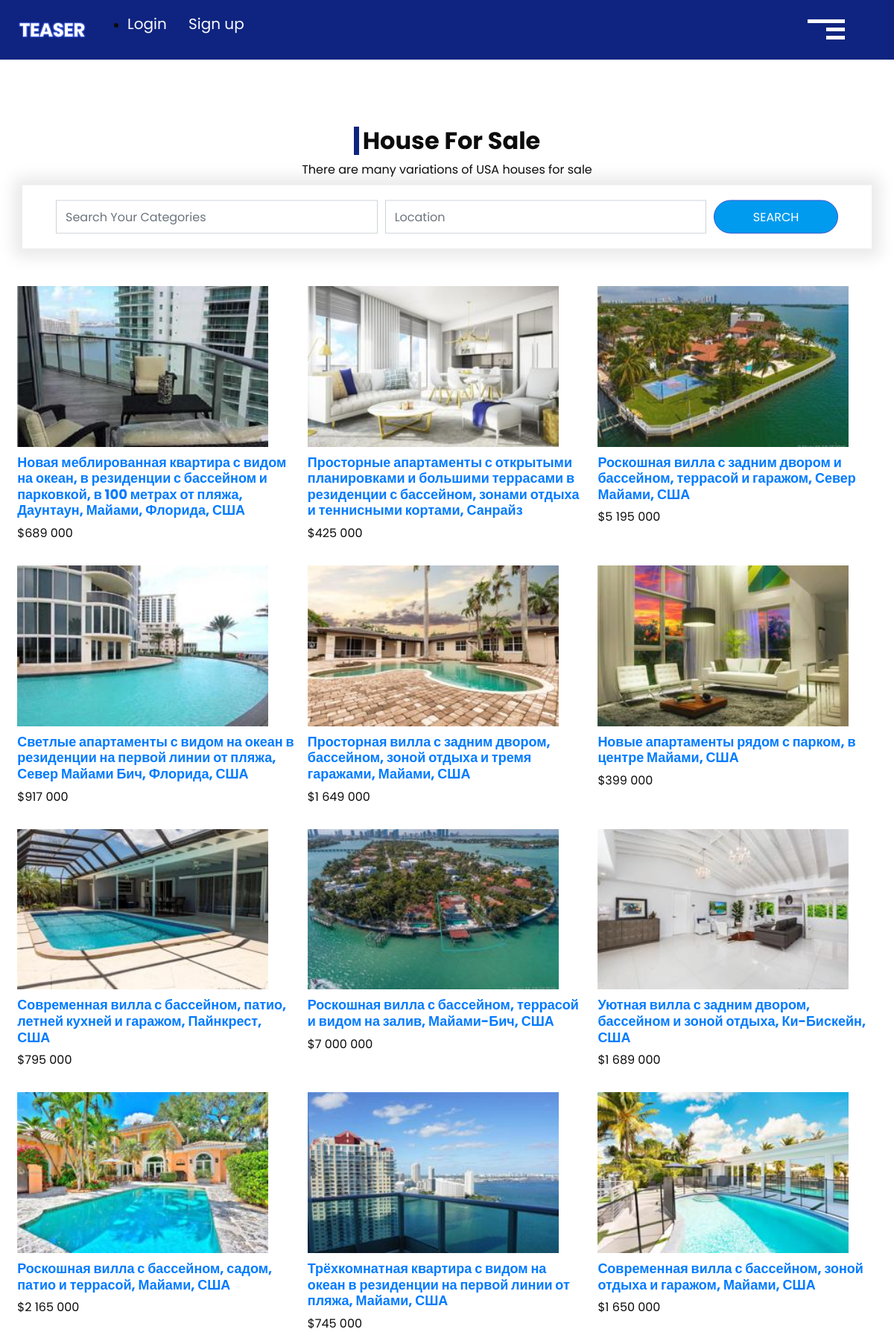
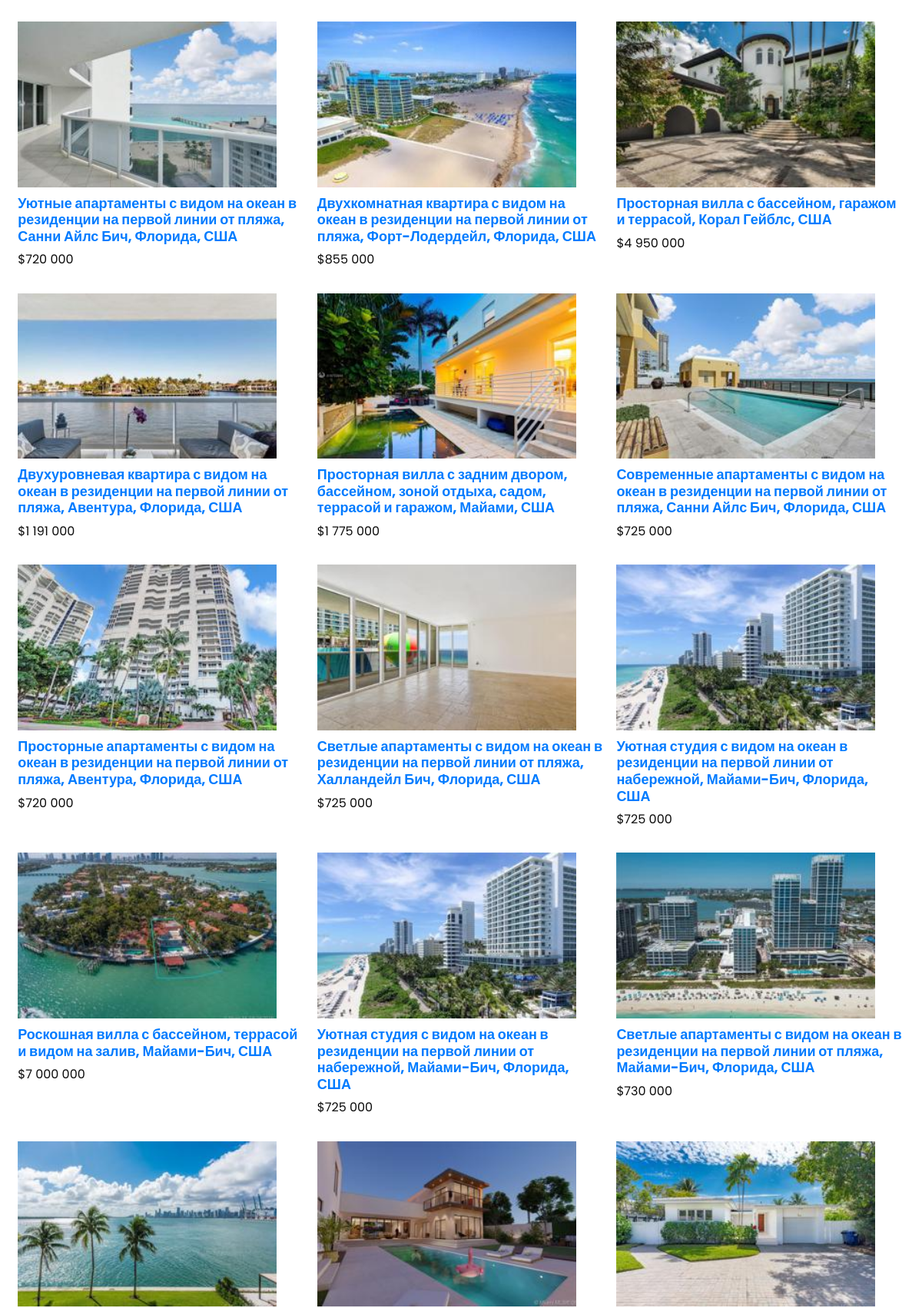
Page /catalog/ (upper part) on the committed database (2 pictures, top to bottom).
### houses/models.py (models this page shows, shortened)
class House(models.Model):
    name = models.CharField(max_length=200, verbose_name="Наименование")
    image = models.ImageField(upload_to="house_images", blank=True)
    price = models.CharField(max_length=50, blank=True)
    area = models.CharField(max_length=60, blank=True)
    description = models.TextField(max_length=400)
    location = models.ForeignKey(HouseLocation, on_delete=models.CASCADE)
    type = models.ForeignKey(HouseType, on_delete=models.CASCADE)

### houses/views.py (the view)
# urls.py: path('catalog/', catalog, name='catalog'),
def catalog(request):
    houses = House.objects.all()
    types = HouseType.objects.all()
    locations = HouseLocation.objects.all()
    paginator = Paginator(houses, 12)
    page_number = request.GET.get('page', 1)
    page_obj = paginator.get_page(page_number)
    context = {
        'houses': houses,
        'types': types,
        'locations': locations,
        'page_obj': page_obj
    }
    return render(request, 'houses/catalog.html', context=context)

### houses/templates/houses/catalog.html (shortened to what this page needs)
{% extends 'houses/base.html' %}
{% load static %}
{% block content %}
<section class="sale_section layout_padding">
    <div class="container-fluid">
        <div class="heading_container">
            <h2>
                House For Sale
            </h2>
            <p>
                There are many variations of USA houses for sale
            </p>
        </div>
        <section class="find_section ">
            <div class="container">
                <form action="{% url 'houseSearch' %}" method="get">
                    <div class=" form-row">
                        <div class="col-md-5">
                            <input name='c' type="text" class="form-control" placeholder="Search Your Categories " list="categoryname" id="categoryname-choice">
                        </div>
                        <div class="col-md-5">
                            <input name='s' type="text" class="form-control" placeholder="Location " list="cityname" id="cityname-choice">
                        </div>
                        <div class="col-md-2">
                            <button type="submit" class="">
                                search
                            </button>
                        </div>
                    </div>
                </form>
            </div>
        </section>
        <div class="sale_container">
            {% for house in houses %}
            <div class="box">
                <div class="img-box">
                    <img src="{{ house.image.url }}" alt="">
                </div>
                <div class="detail-box">
                    <h6>
                        <a href="#">{{ house.name }}</a>
                    </h6>
                    <p>
                        {{ house.price }}
                    </p>
                </div>
            </div>
            {% endfor %}
        </div>
    </div>
</section>
{% endblock %}

### houses/templates/houses/base.html (shortened to what this page needs)
{% load static %}
<!DOCTYPE html>
<html lang="en">
<head>
    <link rel="stylesheet" type="text/css" href="{% static 'css/bootstrap.css' %}">
    <link href="{% static 'css/style.css' %}" rel="stylesheet">
    <link href="{% static 'css/responsive.css' %}" rel="stylesheet">
</head>
<body class="sub_page">
  <div class="hero_area">
    <header class="header_section">
      <div class="container-fluid">
        <nav class="navbar navbar-expand-lg custom_nav-container">
          <a class="navbar-brand" href="index.html">
            <img src="{% static 'images/logo.png' %}" alt="" >
          </a>
          <div class="navbar-collapse" id="">
            <ul class="navbar-nav_other justify-content-between ">
              <div class="User_option_other">
                <li class="">
                  <a class="mr-4" href="{% url 'userLogin' %}">
                    Login
                  </a>
                  <a class="" href="{% url 'userRegister' %}">
                    Sign up
                  </a>
                </li>
              </div>
            </ul>
            <div class="custom_menu-btn_other">
              <button onclick="openNav()">
                <span class="s-1">
                </span>
                <span class="s-2">
                </span>
                <span class="s-3">
                </span>
              </button>
            </div>
          </div>
        </nav>
      </div>
    </header>
  </div>
{% block content %}
{% endblock %}
</body>
</html>

### HousesUSA/static/css/style.css (style rules this page uses)
body { font-family: 'Poppins', sans-serif; color: #0c0c0c; background-color: #ffffff; }
.layout_padding { padding-top: 90px; padding-bottom: 90px; }
.heading_container { display: -webkit-box; display: -ms-flexbox; display: flex; -webkit-box-orient: vertical; -webkit-box-direction: normal; -ms-flex-direction: column; flex-direction: column; }
.heading_container h2 { padding-left: 5px; position: relative; border-left: 7px solid #0f2480; font-weight: bold; }
.hero_area { background-image: url(../images/homepage.jpg); position: relative; background-repeat: no-repeat; background-position: top right; background-size: 60% 100%; }
.sub_page .hero_area { height: auto; background: none; background-color: #0f2480; }
.header_section { overflow-x: hidden; }
.header_section .container-fluid { padding-right: 45px; padding-left: 25px; }
.header_section .navbar-expand-lg .navbar-nav_other { width: 70%; }
a, a:hover, a:focus { text-decoration: none; }
.navbar-brand { display: -webkit-box; display: -ms-flexbox; display: flex; -webkit-box-align: center; -ms-flex-align: center; align-items: center; }
.navbar-brand img { width: 90px; }
.custom_nav-container { z-index: 99999; padding: 0; height: 80px; }
.User_option_other { display: -webkit-box; display: -ms-flexbox; display: flex; -webkit-box-align: center; -ms-flex-align: center; align-items: center; margin-left: auto; margin-right: 35px; }
.User_option_other a { color: #ffffff; font-size: 20px; }
.custom_menu-btn_other { z-index: 9; position: absolute; right: 15px; top: 7px; }
.custom_menu-btn_other button { margin-top: 12px; outline: none; border: none; background-color: transparent; }
.custom_menu-btn_other button span { display: block; width: 50px; height: 5px; background-color: #fff; margin: 6px 0; -webkit-transition: all .3s; transition: all .3s; }
.custom_menu-btn_other .s-2 { width: 25px; margin-left: auto; }
.custom_menu-btn_other .s-3 { width: 25px; margin-left: auto; }
.find_section { -webkit-transform: translateY(-50%); transform: translateY(-50%); }
.find_section form { padding: 10px 45px; -webkit-box-shadow: 0px 0px 20px 11px rgba(0, 0, 0, 0.09); box-shadow: 0px 0px 20px 11px rgba(0, 0, 0, 0.09); background-color: #ffffff; }
.find_section form .form-control { outline: none; -webkit-box-shadow: none; box-shadow: none; border-radius: 0; height: 45px; margin: 10px 0; }
.find_section form button { background-color: #009bef; color: #ffffff; text-transform: uppercase; border: 1px solid #3554d1; border-radius: 25px; height: 45px; width: 100%; margin: 10px 0; }
.sale_section .heading_container { -webkit-box-align: center; -ms-flex-align: center; align-items: center; margin-bottom: 35px; }
.sale_section .sale_container { display: -webkit-box; display: -ms-flexbox; display: flex; -webkit-box-pack: center; -ms-flex-pack: center; justify-content: center; -ms-flex-wrap: wrap; flex-wrap: wrap; }
.sale_section .sale_container .box { -ms-flex-preferred-size: 32%; flex-basis: 32%; margin: .65%; }
.sale_section .sale_container .box .img-box img { width: 90%; }
.sale_section .sale_container .box .detail-box { margin-top: 10px; }
.sale_section .sale_container .box .detail-box h6 { font-weight: bold; font-size: 18px; }

### HousesUSA/static/css/responsive.css (style rules this page uses)
@media (min-width: 1200px) { .container { max-width: 1170px; } }

### rows in the picture
House: image (picture), name "Новая меблированная квартира с видом на океан, в резиденции с бассейном и парковкой, в 100 метрах от пляжа, Даунтаун, Майами, Флорида, США", price "$689 000"
House: image (picture), name "Просторные апартаменты с открытыми планировками и большими террасами в резиденции с бассейном, зонами отдыха и теннисными кортами, Санрайз", price "$425 000"
House: image (picture), name "Роскошная вилла с задним двором и бассейном, террасой и гаражом, Север Майами, США", price "$5 195 000"
House: image (picture), name "Светлые апартаменты с видом на океан в резиденции на первой линии от пляжа, Север Майами Бич, Флорида, США", price "$917 000"
House: image (picture), name "Просторная вилла с задним двором, бассейном, зоной отдыха и тремя гаражами, Майами, США", price "$1 649 000"
House: image (picture), name "Новые апартаменты рядом с парком, в центре Майами, США", price "$399 000"
House: image (picture), name "Современная вилла с бассейном, патио, летней кухней и гаражом, Пайнкрест, США", price "$795 000"
House: image (picture), name "Роскошная вилла с бассейном, террасой и видом на залив, Майами-Бич, США", price "$7 000 000"
House: image (picture), name "Уютная вилла с задним двором, бассейном и зоной отдыха, Ки-Бискейн, США", price "$1 689 000"
House: image (picture), name "Роскошная вилла с бассейном, садом, патио и террасой, Майами, США", price "$2 165 000"
House: image (picture), name "Трёхкомнатная квартира с видом на океан в резиденции на первой линии от пляжа, Майами, США", price "$745 000"
House: image (picture), name "Современная вилла с бассейном, зоной отдыха и гаражом, Майами, США", price "$1 650 000"
House: image (picture), name "Уютные апартаменты с видом на океан в резиденции на первой линии от пляжа, Санни Айлс Бич, Флорида, США", price "$720 000"
House: image (picture), name "Двухкомнатная квартира с видом на океан в резиденции на первой линии от пляжа, Форт-Лодердейл, Флорида, США", price "$855 000"
House: image (picture), name "Просторная вилла с бассейном, гаражом и террасой, Корал Гейблс, США", price "$4 950 000"
House: image (picture), name "Двухуровневая квартира с видом на океан в резиденции на первой линии от пляжа, Авентура, Флорида, США", price "$1 191 000"
House: image (picture), name "Просторная вилла с задним двором, бассейном, зоной отдыха, садом, террасой и гаражом, Майами, США", price "$1 775 000"
House: image (picture), name "Современные апартаменты с видом на океан в резиденции на первой линии от пляжа, Санни Айлс Бич, Флорида, США", price "$725 000"
House: image (picture), name "Просторные апартаменты с видом на океан в резиденции на первой линии от пляжа, Авентура, Флорида, США", price "$720 000"
House: image (picture), name "Светлые апартаменты с видом на океан в резиденции на первой линии от пляжа, Халландейл Бич, Флорида, США", price "$725 000"
House: image (picture), name "Уютная студия с видом на океан в резиденции на первой линии от набережной, Майами-Бич, Флорида, США", price "$725 000"
House: image (picture), name "Роскошная вилла с бассейном, террасой и видом на залив, Майами-Бич, США", price "$7 000 000"
House: image (picture), name "Уютная студия с видом на океан в резиденции на первой линии от набережной, Майами-Бич, Флорида, США", price "$725 000"
House: image (picture), name "Светлые апартаменты с видом на океан в резиденции на первой линии от пляжа, Майами-Бич, Флорида, США", price "$730 000"
House: image (picture)
House: image (picture)
House: image (picture)
